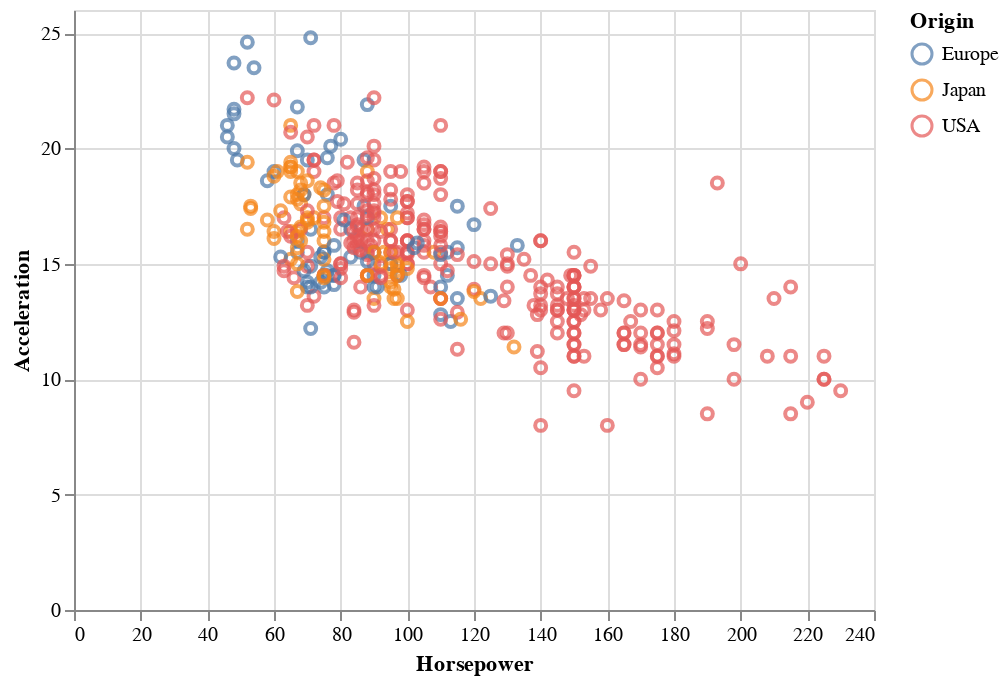

Notebook code for this chart:
### Markdown cell above
**Q: can you create a 2D scatterplot with `Acceleration` and `Horsepower`? Use `Origin` for the colors.**

### Code cell
# TODO: put your code here
alt.Chart(cars).mark_point().encode(
    x='Horsepower',
    y='Acceleration',
    color='Origin',
    tooltip=['Name', 'Origin', 'Horsepower', 'Acceleration']
)

### Figure 1 — Vega-Lite specification as saved in the notebook (floating-point values rounded to 4 significant figures; data arrays with more than 128 entries replaced by an {"elided": "..."} marker saying what was removed)
{"config": {"view": {"continuousWidth": 400, "continuousHeight": 300}}, "data": {"name": "data-f02450ab61490a1363517a0190416235"}, "mark": "point", "encoding": {"color": {"type": "nominal", "field": "Origin"}, "tooltip": [{"type": "nominal", "field": "Name"}, {"type": "nominal", "field": "Origin"}, {"type": "quantitative", "field": "Horsepower"}, {"type": "quantitative", "field": "Acceleration"}], "x": {"type": "quantitative", "field": "Horsepower"}, "y": {"type": "quantitative", "field": "Acceleration"}}, "$schema": "https://vega.github.io/schema/vega-lite/v4.8.1.json", "datasets": {"data-f02450ab61490a1363517a0190416235": {"elided": "406 records"}}}
